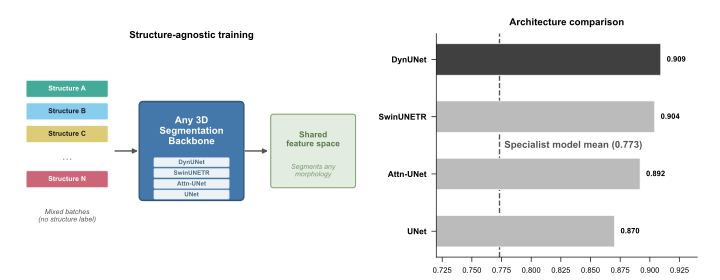

Source code (Python):
"""
Fig 1c — Structure-agnostic training schematic + architecture comparison.

Self-contained regeneration script. All data are embedded below (no external
files), so it reproduces `fig1c_training_and_backbones.pdf` in this folder.

Design notes:
  - Left schematic uses a colorblind-safe muted palette (Paul Tol) to
    distinguish the abstract training flow; text color auto-picks dark/white
    for legibility on each box.
  - Right bar chart is monochrome (publication standard): grey bars with the
    MegaSeg backbone (DynUNet) emphasised in charcoal, since the backbones are
    already labelled on the axis and color would only decorate.

Usage:
    python fig1c_training_and_backbones.py
"""

from pathlib import Path

import numpy as np
import matplotlib
matplotlib.use("Agg")
import matplotlib.pyplot as plt
import matplotlib.gridspec as gridspec
from matplotlib.patches import FancyBboxPatch

# ── Nature-style rcParams (Arial, editable PDF text) ──────────────
plt.rcParams.update({
    "font.family": "sans-serif",
    "font.sans-serif": ["Arial", "Helvetica", "DejaVu Sans"],
    "font.size": 7,
    "axes.titlesize": 8,
    "axes.labelsize": 7,
    "xtick.labelsize": 6,
    "ytick.labelsize": 6,
    "figure.dpi": 300,
    "savefig.dpi": 300,
    "axes.linewidth": 0.5,
    "xtick.major.width": 0.5,
    "ytick.major.width": 0.5,
    "pdf.fonttype": 42,
    "ps.fonttype": 42,
})

OUT_PDF = Path(__file__).parent / "fig1c_training_and_backbones.pdf"

# Real mean Dice scores (13 training structures, excluding NPM1).
BACKBONES_DATA = {
    "DynUNet":   0.9092,
    "SwinUNETR": 0.9041,
    "Attn-UNet": 0.8918,
    "UNet":      0.8703,
}
SPECIALIST_MEAN = 0.7733


def readable_text(hexcolor):
    """Return a dark or white text color for legibility on a given fill."""
    h = hexcolor.lstrip("#")
    r, g, b = (int(h[i:i+2], 16) for i in (0, 2, 4))
    luminance = 0.299 * r + 0.587 * g + 0.114 * b  # perceived brightness 0-255
    return "#1A1A1A" if luminance > 150 else "white"


def main():
    fig = plt.figure(figsize=(7.2, 2.8), facecolor="white")
    gs = gridspec.GridSpec(1, 2, width_ratios=[1.3, 1], wspace=0.25,
                           left=0.03, right=0.97, top=0.88, bottom=0.08)

    # ── Left: Structure-agnostic training concept ──
    ax = fig.add_subplot(gs[0, 0])
    ax.set_xlim(0, 12)
    ax.set_ylim(-0.5, 6.5)
    ax.set_aspect("equal")
    ax.axis("off")
    ax.set_title("Structure-agnostic training", fontsize=7,
                 fontweight="bold", pad=6)

    # Mixed-structure training patches (abstract A, B, C, ..., N).
    # Colorblind-safe muted palette (Paul Tol): teal / cyan / sand / rose.
    patch_rows = [("A", "#44AA99"), ("B", "#88CCEE"), ("C", "#DDCC77"),
                  ("...", None), ("N", "#CC6677")]
    for i, (lbl, c) in enumerate(patch_rows):
        y = 5.0 - i * 0.8
        if lbl == "...":
            ax.text(1.6, y, "...", ha="center", va="center",
                    fontsize=9, color="#999999")
            continue
        rect = FancyBboxPatch((0.2, y - 0.25), 2.8, 0.5,
                               boxstyle="round,pad=0.05",
                               facecolor=c, edgecolor="white", linewidth=0.5)
        ax.add_patch(rect)
        ax.text(1.6, y, f"Structure {lbl}", ha="center", va="center",
                fontsize=5, fontweight="bold", color=readable_text(c))

    ax.text(1.6, 0.5, "Mixed batches\n(no structure label)", ha="center",
            va="center", fontsize=5, color="#555555", style="italic")

    # Arrow to model
    ax.annotate("", xy=(4.2, 2.8), xytext=(3.2, 2.8),
                arrowprops=dict(arrowstyle="-|>", color="#555555", lw=1))

    # Generic 3D segmentation backbone box
    rect = FancyBboxPatch((4.3, 1.2), 3.4, 3.2, boxstyle="round,pad=0.15",
                          facecolor="#4477AA", edgecolor="#2F5577", linewidth=1)
    ax.add_patch(rect)
    ax.text(6.0, 3.5, "Any 3D\nSegmentation\nBackbone", ha="center",
            va="center", fontsize=7, fontweight="bold", color="white",
            linespacing=1.2)

    # Swappable backbone labels inside box
    for i, bb in enumerate(["DynUNet", "SwinUNETR", "Attn-UNet", "UNet"]):
        y = 2.4 - i * 0.38
        rect_bb = FancyBboxPatch((4.7, y - 0.13), 2.6, 0.26,
                                 boxstyle="round,pad=0.03",
                                 facecolor="white", edgecolor="#D7E2EA",
                                 linewidth=0.4, alpha=0.9)
        ax.add_patch(rect_bb)
        ax.text(6.0, y, bb, ha="center", va="center",
                fontsize=4.5, color="#4F6E84", fontweight="bold")

    # Arrow to output
    ax.annotate("", xy=(8.8, 2.8), xytext=(7.8, 2.8),
                arrowprops=dict(arrowstyle="-|>", color="#555555", lw=1))

    # Shared feature space output
    rect = FancyBboxPatch((8.9, 1.6), 2.8, 2.4, boxstyle="round,pad=0.1",
                          facecolor="#E2ECE0", edgecolor="#86A578", linewidth=0.8)
    ax.add_patch(rect)
    ax.text(10.3, 3.2, "Shared\nfeature space", ha="center", va="center",
            fontsize=6, fontweight="bold", color="#5A7A4C", linespacing=1.2)
    ax.text(10.3, 2.1, "Segments any\nmorphology", ha="center", va="center",
            fontsize=5, color="#7B9A6E", style="italic")

    # ── Right: Backbone comparison bar chart ──
    ax2 = fig.add_subplot(gs[0, 1])
    names = list(BACKBONES_DATA.keys())
    scores = list(BACKBONES_DATA.values())

    # Monochrome (publication standard): neutral grey bars, DynUNet in charcoal.
    bb_bar_colors = ["#404040" if n == "DynUNet" else "#BBBBBB" for n in names]

    y_pos = np.arange(len(names))
    bars = ax2.barh(y_pos, scores, height=0.55, color=bb_bar_colors,
                    edgecolor="white", linewidth=0.5)

    # Specialist baseline line + label (horizontal, in the SwinUNETR/Attn-UNet gap)
    ax2.axvline(SPECIALIST_MEAN, color="#555555", linewidth=1.0,
                linestyle="--", zorder=0)
    ax2.text(SPECIALIST_MEAN + 0.004, 1.5,
             f"Specialist model mean ({SPECIALIST_MEAN:.3f})",
             ha="left", va="center", fontsize=7, color="#555555",
             fontweight="bold")

    # Score labels on bars
    for i, score in enumerate(scores):
        ax2.text(score + 0.005, i, f"{score:.3f}",
                 ha="left", va="center", fontsize=5.5, fontweight="bold")

    ax2.set_yticks(y_pos)
    ax2.set_yticklabels(names, fontsize=6, fontweight="bold")
    ax2.set_xlim(0.72, 0.94)
    ax2.set_xlabel("Mean Dice Score", fontsize=6.5, fontweight="bold")
    ax2.set_title("Architecture comparison", fontsize=7, fontweight="bold", pad=6)
    ax2.invert_yaxis()
    ax2.spines["top"].set_visible(False)
    ax2.spines["right"].set_visible(False)
    ax2.tick_params(axis="x", labelsize=5.5)

    fig.savefig(str(OUT_PDF), dpi=300, facecolor="white", pad_inches=0.05)
    plt.close(fig)
    print(f"  Saved: {OUT_PDF}")


if __name__ == "__main__":
    main()
